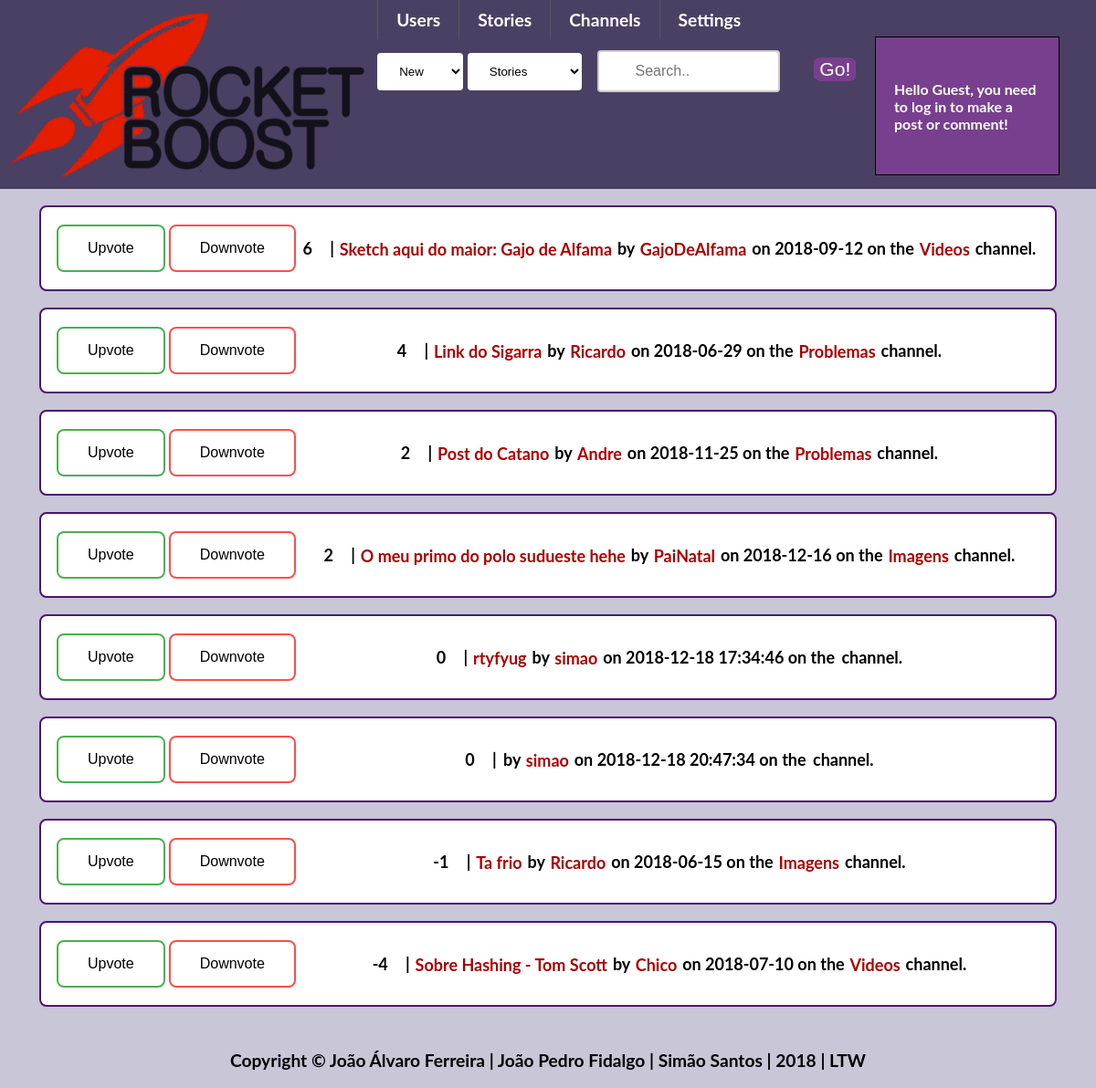
The page /pages/frontpage.php on the database as committed earlier.
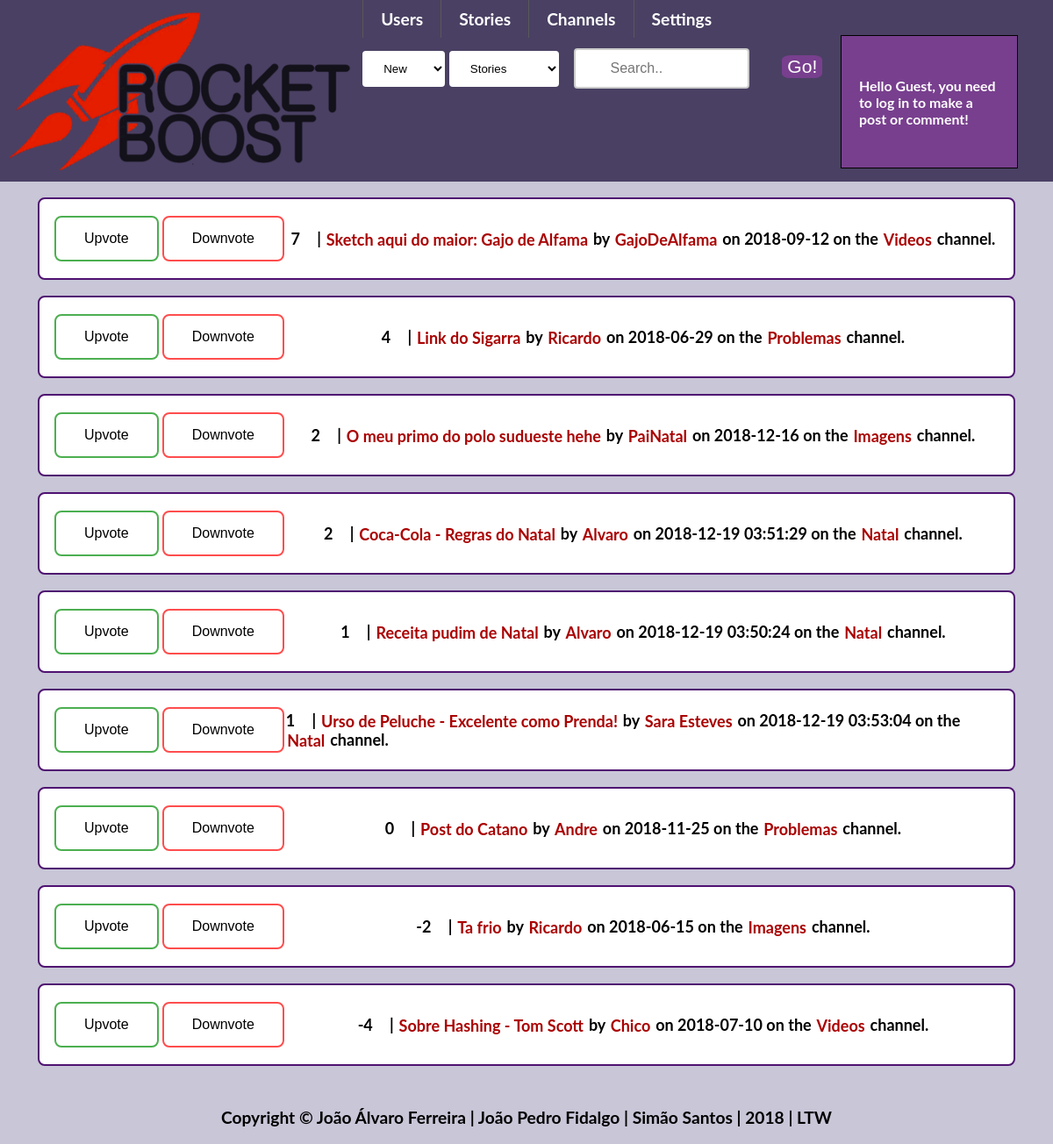
The same page on the database as committed later.
### tables this page shows
CREATE TABLE posts
(
    postID INTEGER UNIQUE NOT NULL PRIMARY KEY,
    title VARCHAR NOT NULL,
    content VARCHAR,
    type VARCHAR,
    dateWritten DATETIME,
    username INTEGER REFERENCES users Not NULL,
    channel VARCHAR NOT NULL
);

### database/utilities.php (called while the page is built, shortened)
<?php
function getVotesPost($id){
    $db = Database::getInstance()->db();
    $stmt = $db->prepare('SELECT * FROM postvotes WHERE postID = ?');
    $stmt->execute(array($id));
    $result = $stmt->fetchAll();
    $votes = 0;
    foreach ($result as $row) {
    if($row['positive'] == 1)
        $votes = $votes+1;
    else $votes = $votes - 1;
    }
    return $votes;
}
?>

### pages/frontpage.php (the view, shortened to what this page needs)
<?php
include_once "../templates/default.php";
draw_header();
draw_posts();
draw_floating_menu();
draw_footer();
function cmpPoints($a, $b)
{
    if (getVotesPost($a['postID']) == getVotesPost($b['postID'])) {
        return 0;
    }
    return (getVotesPost($a['postID']) > getVotesPost($b['postID'])) ? -1 : 1;
}
function draw_posts(){
    $sortType = "points";
    $db = Database::getInstance()->db();
    $stmt = $db->prepare('SELECT * FROM posts');
    $stmt->execute();
    $result = $stmt->fetchAll();
    if($sortType == "points")
    usort($result, "cmpPoints");
    else if($sortType == "new")
    usort($result, "cmpDate");
    else if($sortType == "comments")
    usort($result, "cmpComments");
    foreach ($result as $row) {
    $votes = getVotesPost($row['postID']);?>
    <div id="postlist">
        <div class="votes_frontpage">
            <input type="button" value="Upvote">
            <input type="button" value="Downvote">
        </div>
        <div id="post_info">
            <span id="votes"><?php echo $votes?></span>
            <span class="separator"> | </span>
            <a href = "../pages/viewPost.php?id=<?php echo $row['postID']?>"><?php echo $row['title']?></a>
            <span class="separator">by</span>
            <a href = "../pages/viewProfile.php?username=<?php echo $row['username']?>"><?php echo $row['username'];?></a>
            <span class="separator">on</span>
            <?php echo $row['dateWritten']?>
            <span class="separator">on the </span>
             <a href = "../pages/channel.php?id=<?php echo $row['channel']?>"><?php echo $row['channel'];?></a>
            <span class="channel">channel.</span>
        </div>
    </div>
<?php
    }
}
?>

### templates/default.php (shortened to what this page needs)
<?php function draw_header() {
?>
<!DOCTYPE html>
<html lang="en-US">
<head>
    <link href="../css/style.css" rel="stylesheet">
</head>
<body>
    <header id="logo_tabmenu">
   <div id="logo"><a href="../pages/frontpage.php"><img src="images/logo.png" alt="A rocket, site icon"></a></div>
    <nav class="nav">
    <ul>
        <li>
            <a href="#">Users</a>
            </li>
        <li>
            <a href="#">Stories</a>
        </li>
        <li>
            <a href="../pages/viewChannels.php">Channels</a>
        </li>
        <li>
            <a href="#">Settings</a>
        </li>
    </ul>
    <div class="search-container">
    <form action="../pages/search.php">
         <select name="Sort" class="search_options">
            <option value="new">New</option>
        </select>
        <select name="Type" class="search_options">
            <option value="Posts">Stories</option>
        </select>
        <input type="text" placeholder="Search.." name="search">
          <button type="submit">Go!</button>
    </form>
    </div>
</nav>
    </header>
<?php } ?>
<?php function draw_floating_menu() {
?>
       <div id="floatingmenu"><div id ="floatingmenuheader"><h5>Hello <?php if (isset($_SESSION['username']))
    echo $_SESSION['username'];
           else echo "Guest, you need to log in to make a post or comment";?>!</h5>
           </div>
        </div>
<?php }
function draw_footer() { ?>
<div class="footer">
  <p>Copyright &#169; João Álvaro Ferreira | João Pedro Fidalgo | Simão Santos | 2018 | LTW</p>
</div>
<?php
}
?>

### css/style.css (style rules this page uses)
body { margin: 0 auto; --bg-color: #C8C6D7; --main-color: #783F8E; --dark-color: #4F1271; --light-color: #4A4063; background-color: var(--bg-color); font-weight: 700; font-size: 14px; font-size: 120%; font-family: Lato, Arial, sans-serif; transition: box-shadow .2s cubic-bezier(.4,0,1,1),background .2s cubic-bezier(.4,0,.2,1),color .2s cubic-bezier(.4,0,.2,1); }
a:link { position: relative; text-decoration: none; -webkit-transition: all 1s linear; color: #aa0000; padding: 1.5px; -webkit-transition: all 1s linear; }
#logo_tabmenu { background: var(--light-color); display: grid; grid-template-columns: 0.6fr 2fr; }
#logo { padding: 0.5em; }
.footer { position: absolute; margin-top: 0.5em; margin-bottom: 0.5em; width: 100%; color: black; text-align: center; }
.nav ul { *zoom:1; list-style:none; margin:0; padding:0; }
.nav ul:before,.nav ul:after { content:""; display:table; }
.nav ul:after { clear:both; }
.nav ul > li { float:left; position:relative; }
.nav a { display:block; padding:10px 20px; line-height:1.2em; color:#fff; border-left:1px solid #595959; }
input[type=text], input[type=password] { width: 80%; padding: 12px 12px; margin: 12px 12px; display: inline-block; border: 1px solid #ccc; box-sizing: border-box; }
#postlist { display: flex; background-color: white; border: 2px solid var(--dark-color); border-radius: 8px; width: 90%; padding: 15px; margin: 1em; margin-left: auto; margin-right: auto; font-size: 18px; }
#floatingmenu { background-color: var(--main-color); border: 0.5px solid black; color: white; padding: 10px;; width: 15%; z-index: 9; position: absolute; top: 40px; right: 40px; }
#floatingmenuheader { padding: 10px; cursor: move; z-index: 10; color: #fff; }
.votes_frontpage { display: flex; }
.votes_frontpage input:first-child { background-color: white; border: 2px solid #4CAF50; border-radius: 8px; color: black; padding: 15px 32px; text-align: center; text-decoration: none; display: block; font-size: 16px; margin: 4px 2px; cursor: pointer; -webkit-transition-duration: 0.4s; transition-duration: 0.4s; }
.votes_frontpage input:nth-child(2) { background-color: white; border: 2px solid #ff4d4d; border-radius: 8px; color: black; padding: 15px 32px; text-align: center; text-decoration: none; display: block; font-size: 16px; margin: 4px 2px; cursor: pointer; -webkit-transition-duration: 0.4s; transition-duration: 0.4s; }
#post_info { margin: auto; }
.search-container input[type=text], #channelsearch input[type=text] { width: 200px; box-sizing: border-box; border: 2px solid #ccc; border-radius: 4px; font-size: 16px; background-color: white; background-position: 10px 10px; background-repeat: no-repeat; padding: 12px 20px 12px 40px; -webkit-transition: width 0.4s ease-in-out; transition: width 0.4s ease-in-out; }
.search_options { padding: 12px 20px; border: none; border-radius: 4px; background-color: white; }
.search-container button { margin: 1em; margin-top: -1em; background-color: var(--main-color); border: none; border-radius: 20%; color: white; text-decoration: none; cursor: pointer; font-size: 110%; }

Rows that differ between the two databases and show on the page:
removed posts: votes "0", title "rtyfyug", username "simao", dateWritten "2018-12-18 17:34:46"
removed posts: votes "0", username "simao", dateWritten "2018-12-18 20:47:34"
computed for posts "Sketch aqui do maior: Gajo de Alfama": votes "6" → "7"
shown differently, row unchanged: posts "O meu primo do polo sudueste hehe": moves up the list
added posts: votes "2", title "Coca-Cola - Regras do Natal", username "Alvaro", dateWritten "2018-12-19 03:51:29", channel "Natal"
added posts: votes "1", title "Receita pudim de Natal", username "Alvaro", dateWritten "2018-12-19 03:50:24", channel "Natal"
added posts: votes "1", title "Urso de Peluche - Excelente como Prenda!", username "Sara Esteves", dateWritten "2018-12-19 03:53:04", channel "Natal"
computed for posts "Post do Catano": votes "2" → "0"
computed for posts "Ta frio": votes "-1" → "-2"
